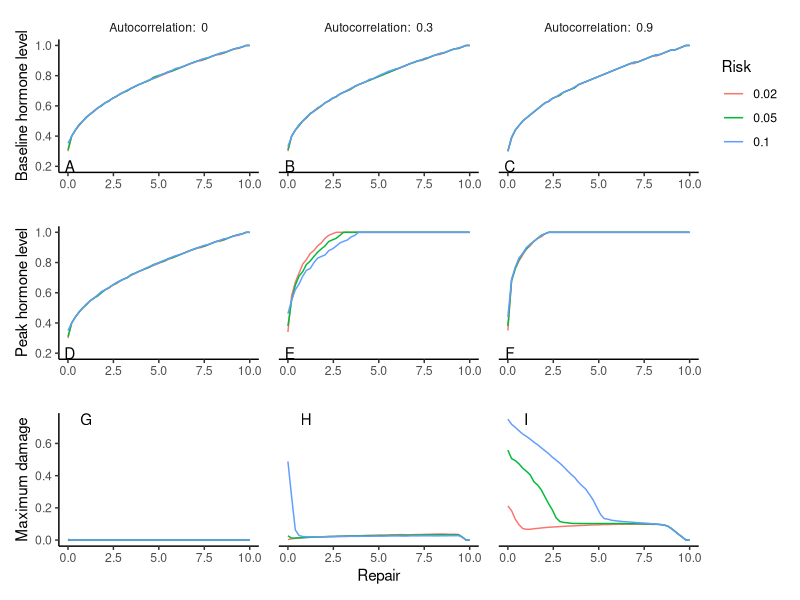
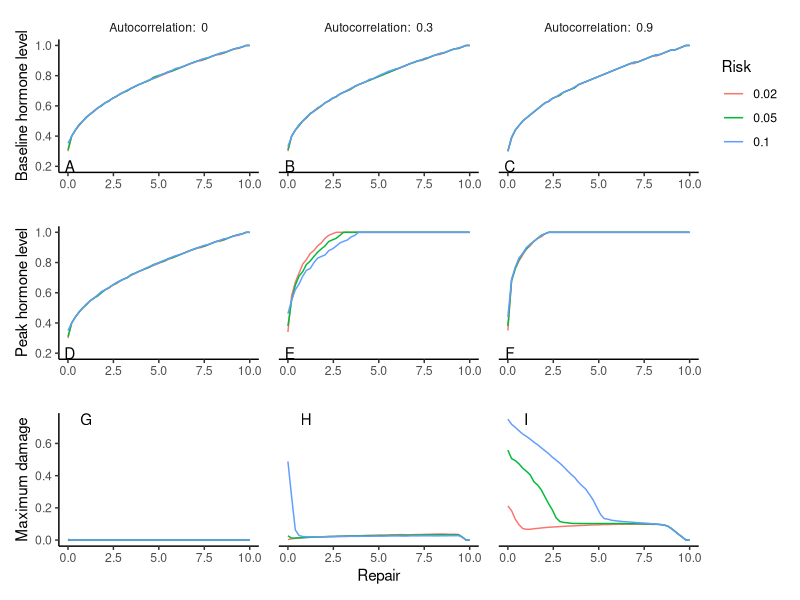

These charts were generated, in order, by the following R code:
library("ggplot2")
library("patchwork")
library("tidyverse")

type="png"

#data.repair <- read_csv(file="summary_repair2.csv")
data.repair <- read_csv(file="summary.csv")

data.repair <- filter(data.repair, repair <= 10)

# calculate risk
data.repair[,"risk"] <- with(data.repair
                             ,round(pArrive/(pLeave+pArrive)
                                    ,digits=2))
                             
# calculate autocorrelation
data.repair[,"autocorrelation"] <- with(data.repair
                                     ,round(1.0 - pArrive - pLeave
                                       ,digits=2))

# autocorrelation values used in this plot
autocorr.u <- c(0,0.3,0.9)
risk.u <- c(0.02,0.05, 0.1)

data.repair.f <- filter(data.repair
                        ,autocorrelation %in% autocorr.u & 
                            risk %in% risk.u
                        )

# make the risk as factor so that we can plot differently
# colored lines in each plot highlighting the level of risk
data.repair.f <- mutate(data.repair.f, 
                      risk_cat=as_factor(data.repair.f$risk))

data.repair.f$autocorr.text <- with(
  data.repair.f
  ,paste("Autocorrelation: ",autocorrelation)
)

data.repair.f$max_damage <- data.repair.f$max_damage / 1000

# labels for the first row
labels.row.1 <- data.frame(
        label=LETTERS[1:length(autocorr.u)]
        ,autocorr.text=factor(sort(unique(data.repair.f$autocorr.text)))
        ,x=rep(0.1,times=length(autocorr.u))
        ,y=rep(0.2,times=length(autocorr.u))
        )

labels.row.2 <- data.frame(
        label=LETTERS[(length(autocorr.u)+1):(2*length(autocorr.u))]
        ,autocorr.text=factor(sort(unique(data.repair.f$autocorr.text)))
        ,x=rep(0.1,times=length(autocorr.u))
        ,y=rep(0.2,times=length(autocorr.u))
        )

labels.row.3 <- data.frame(
        label=LETTERS[(2*length(autocorr.u)+1):(3*length(autocorr.u))]
        ,autocorr.text=factor(sort(unique(data.repair.f$autocorr.text)))
        ,x=rep(1,times=length(autocorr.u))
        ,y=rep(0.75,times=length(autocorr.u))
        )

p_baseline <- ggplot(mapping=aes(x=repair, y=h_base_a)
             ,data=data.repair.f) +
  geom_line(mapping=aes(colour=risk_cat)) +
  facet_grid(. ~autocorr.text) +
  theme_classic() +
  geom_text(
          data = labels.row.1
          ,mapping = aes(x=x, y=y, label=label)
          ) +
  xlab("") +
        theme(
            strip.background = element_rect(
                color="transparent"
            )
        ,panel.spacing = unit(1,"lines")
        ) +
  ylab("Baseline hormone level") +
  labs(colour="Risk")

# plot the maximum hormone level for 
# various amounts of repair
p_peak <- ggplot(mapping=aes(x=repair, y=h_max_a)
       ,data=data.repair.f) +
  geom_line(mapping=aes(colour=risk_cat)) +
  facet_grid(. ~autocorr.text) +
  theme_classic() +
  geom_text(
          data = labels.row.2
          ,mapping = aes(x=x, y=y, label = label)
          ) +
  xlab("") +
    theme(
        strip.text.x = element_blank()
        ,legend.position="none"
        ,panel.spacing = unit(1,"lines")
    ) +
  ylab("Peak hormone level") +
  labs(colour="Risk")

# plot the maximum hormone level for 
# various amounts of repair
p_damage <- ggplot(mapping=aes(x=repair, y=max_damage)
       ,data=data.repair.f) +
  geom_line(mapping=aes(colour=risk_cat)) +
  facet_grid(. ~autocorr.text) +
  theme_classic() +
  geom_text(
          data = labels.row.3
          ,mapping = aes(x=x, y=y, label = label)
          ) +
  xlab("Repair") +
    theme(
        strip.text.x = element_blank()
        ,legend.position="none"
        ,panel.spacing = unit(1,"lines")
    ) +
  ylab("Maximum damage") +
  labs(colour="Risk")
(p_baseline/p_peak/p_damage)

if (type == "png")
{
    ggsave(filename="vary_repair.png")
} else
{
    ggsave(filename="vary_repair.pdf",device=cairo_pdf)
}

